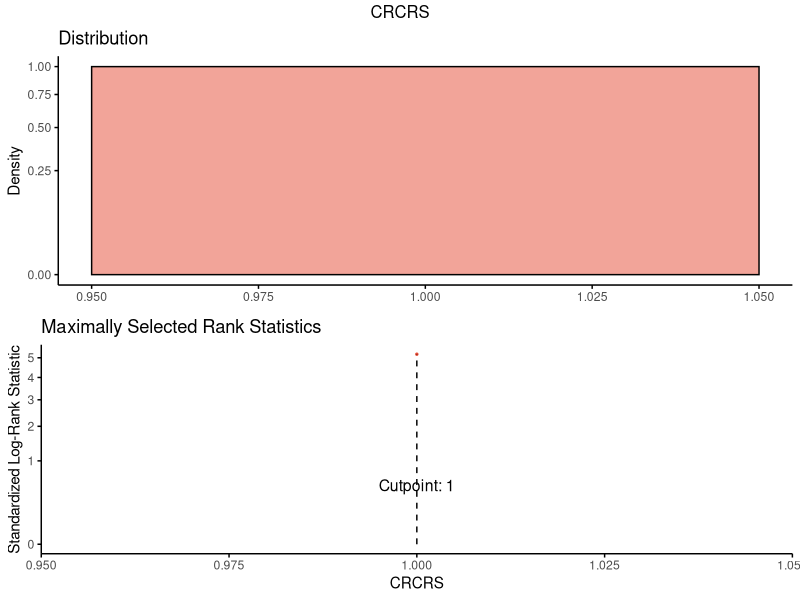
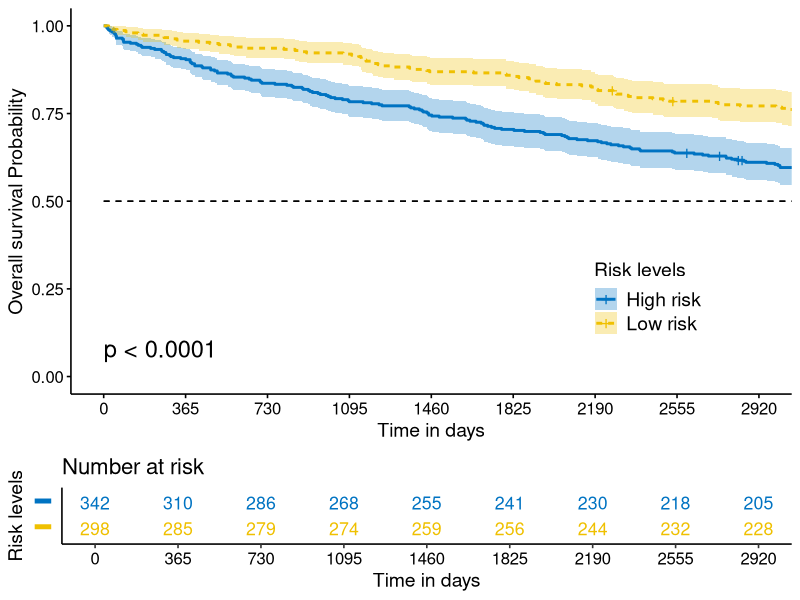

These figures' R source, in order: (Note: this script raises an error after producing the figures.)
library(survival)
library(plyr)
library(openxlsx)
# Set working directory
setwd("/Users/weibinshen/Desktop/未命名文件夹/PLCO预测")
TCGA<-read.xlsx('TCGA.xlsx')
PLCO<-read.xlsx('PLCO.xlsx')
categorical_vars <- c("Gender", "M","T","N",'Age')
TCGA[, categorical_vars] <- lapply(TCGA[, categorical_vars], as.factor)
PLCO[, categorical_vars] <- lapply(PLCO[, categorical_vars], as.factor)
#Val[, categorical_vars] <- lapply(Val[, categorical_vars], as.factor)
#Codes for cut-point of GIRS determination
library(survminer)
library(survival)
cut_point_train <- surv_cutpoint(data =PLCO , time = 'OS', event = 'Status', variables = 'CRCRS',minprop = 0.000001, progressbar = TRUE)
res.cat <- surv_categorize(cut_point_train)
cut_point_train$cutpoint
plot(cut_point_train, palette ='npg', legend = "",bins =15, yscale='sqrt')
cat_point_train <- surv_categorize(cut_point_train)
fit <- survfit(Surv(OS, Status) ~CRCRS, data =cat_point_train )
OS_trainset <- ggsurvplot(fit, palette = "jco",
                          risk.table = TRUE, pval = TRUE, conf.int = TRUE,
                          risk.table.col = "strata",
                          linetype = "strata",
                          legend.title = "Risk levels", legend.labs = c("High risk", "Low risk"),
                          pval.size = 6, fontsize = 4.5, font.legend = 14,
                          surv.median.line = "hv",
                          legend = c(0.8, 0.25), pval.coord = c(0.15, 0.08),
                          risk.table.y.text.col = TRUE,
                          risk.table.y.text = FALSE,
                          tables.height = 0.2,
                          tables.theme = theme_survminer(),
                          xlab = "Time in days", risk.table.height = 0.25,
                          ylab = "Overall survival Probability",
                          xlim = c(0, 2920),
                          break.time.by =365,# Change the xlim to restrict the time range to 5 years (1825 days)
                          data =cat_point_train )

OS_trainset

TCGA$CRCRS = ifelse(TCGA$CRCRS>cut_point_train$cutpoint$cutpoint,'high','low')
fit <- survfit(Surv(OS, Status) ~CRCRS, data =TCGA )
OS_val <- ggsurvplot(fit,palette = "jco",
                     risk.table =TRUE,pval =TRUE,conf.int=T,
                     risk.table.col = "strata", # Change risk table color by groups
                     linetype = "strata", # Change line type by groups
                     legend.title = "Risk levels",legend.labs=c("High risk","Low risk"),
                     pval.size=6,fontsize=4.5,font.legend=14,
                     surv.median.line = "hv",
                     legend=c(0.85, 0.8),pval.coord=c(0.15, 0.08),
                     risk.table.y.text.col = T,
                     risk.table.y.text = FALSE,
                     tables.height = 0.2,
                     tables.theme = theme_survminer(),#theme_cleantable(),
                     xlab ="Time in days",risk.table.height=.25,
                     ylab="Overall survival Probality",
                     xlim = c(0, 2920),
                     break.time.by = 365,
                     data = TCGA)
OS_val





TCGA<-read.xlsx('TCGA.xlsx')
PLCO<-read.xlsx('PLCO.xlsx')
categorical_vars <- c("Gender", "M","T","N",'Age')
TCGA[, categorical_vars] <- lapply(TCGA[, categorical_vars], as.factor)
PLCO[, categorical_vars] <- lapply(PLCO[, categorical_vars], as.factor)
#Val[, categorical_vars] <- lapply(Val[, categorical_vars], as.factor)

# Perform one-way Cox regression analysis on PLCO data frame
train_surv <- Surv(time = PLCO$OS, event = PLCO$Status)
vars <- colnames(PLCO)[c(4:9)]
UniCox <- function(x) {
  FML <- as.formula(paste0('train_surv ~', x))
  fit <- coxph(FML, data = Val)
  fitSum <- summary(fit)
  HR <- round(fitSum$coefficients[,2], 4)
  PValue <- round(fitSum$coefficients[,5], 5)
  CI <- paste0(round(fitSum$conf.int[,3:4], 5))
  Unicox <- data.frame('Characteristics' = x,
                       'Hazard Ratio' = HR,
                       'CI95' = CI,
                       'P Value' = PValue)
  return(Unicox)
}

# Perform one-way Cox regression analysis and output results
results_train <- lapply(vars, UniCox)
results_train 
results_train_df <- do.call(rbind, results_train)
print(results_train_df)

# Perform a multifactor Cox regression analysis on the train data frame.
str(Val)
options(scipen = 999)
multCox <- coxph(Surv(OS, Status) ~T+N + M+CRCRS+Age+Gender,data = Val)
summary(multCox)
multCoxSum <- summary(multCox)
multCoxHR <- signif(as.matrix(multCoxSum$coefficients)[,2],4)
multCoxPValue <- signif(as.matrix(multCoxSum$coefficients)[,5],2)
multCoxCI <- signif(as.matrix(multCoxSum$conf.int[,3:4],2))
multi_res <- data.frame(
  'Hazard Ratio' = multCoxHR,
  'CI95.lower' = multCoxCI[,1],
  'CI95.upper' = multCoxCI[,2],
  'P Value' = multCoxPValue,
  stringsAsFactors = FALSE
)

print(multi_res)



# Performing one-way Cox regression analysis on the TCGA data frame
test_surv <- Surv(time = TCGA$OS, event = TCGA$Status)
vars <- colnames(TCGA)[c(4:9)]
UniCox <- function(x) {
  FML <- as.formula(paste0('test_surv ~', x))
  fit <- coxph(FML, data = TCGA)
  fitSum <- summary(fit)
  HR <- round(fitSum$coefficients[,2], 4)
  PValue <- round(fitSum$coefficients[,5], 5)
  CI <- paste0(round(fitSum$conf.int[,3:4], 5))
  Unicox <- data.frame('Characteristics' = x,
                       'Hazard Ratio' = HR,
                       'CI95' = CI,
                       'P Value' = PValue)
  return(Unicox)
}
results_test <- lapply(vars, UniCox)
results_test 
results_test_df <- do.call(rbind, results_test)
print(results_test_df)

# Perform multifactor Cox regression analysis on TCGA data frame
str(TCGA)
options(scipen = 999)
multCox <- coxph(Surv(OS, Status) ~T+N + M+CRCRS+Age,data = TCGA)
summary(multCox)
multCoxSum <- summary(multCox)
multCoxHR <- signif(as.matrix(multCoxSum$coefficients)[,2],4)
multCoxPValue <- signif(as.matrix(multCoxSum$coefficients)[,5],2)
multCoxCI <- signif(as.matrix(multCoxSum$conf.int[,3:4],2))
multi_res <- data.frame(
  'Hazard Ratio' = multCoxHR,
  'CI95.lower' = multCoxCI[,1],
  'CI95.upper' = multCoxCI[,2],
  'P Value' = multCoxPValue,
  stringsAsFactors = FALSE
)

print(multi_res)


#risk forest diagram
library(survminer)
library(survival)
TCGA<-read.xlsx('TCGA.xlsx')
PLCO<-read.xlsx('PLCO.xlsx')
categorical_vars <- c("Gender", "M","T","N",'Age')
TCGA[, categorical_vars] <- lapply(TCGA[, categorical_vars], as.factor)
PLCO[, categorical_vars] <- lapply(PLCO[, categorical_vars], as.factor)
multCox <- coxph(Surv(OS, Status) ~ T + N + M + CRCRS+Age+Gender , data = PLCO)

pdf("risk forest diagram.pdf",12,8)
ggforest(multCox, data = PLCO, fontsize = 1)
dev.off()
#TCGA
multTCGA_Cox <- coxph(Surv(OS, Status) ~ T + N + M + CRCRS+Age+Gender , data = TCGA)
ggforest(multTCGA_Cox, data = TCGA, fontsize = 1)


